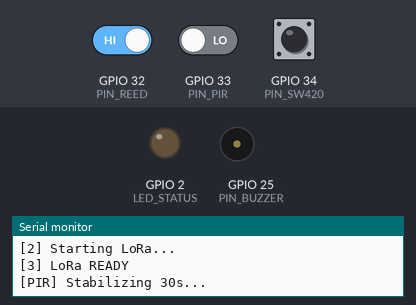
A sketch run on a simulated ESP32. Parts: output pins drawn as LEDs (lit = HIGH), buzzer (waves = sounding, pin HIGH), the last lines printed to the serial monitor. The test bench sets the inputs (shaded band); at power-on: GPIO 32 (PIN_REED) HIGH, GPIO 33 (PIN_PIR) LOW, GPIO 34 (PIN_SW420) HIGH. Random numbers use the default seed unless the sketch sets one; no radio packets arrive unless stated.

Above: at 0.8 s.
At 30.8 s:
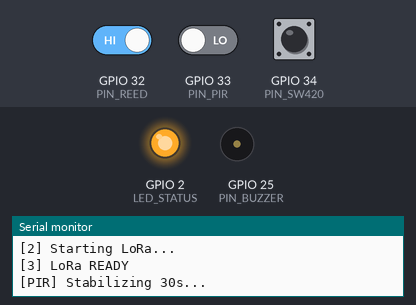
At 31.5 s:
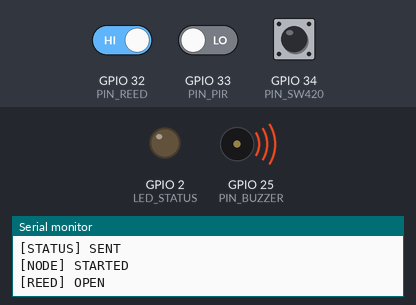
Timing chart, 0 to 63.1 s (numbered marks = the images above):
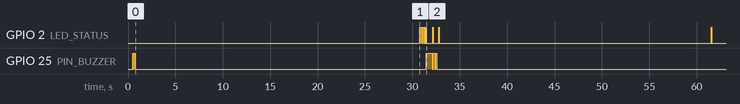

The sketch:

esp32_node_sender.ino
```cpp
#include <SPI.h>
#include <LoRa.h>
#include <ArduinoJson.h>

// ============================================
// LORA PIN
// ============================================
#define LORA_SS      27
#define LORA_RST     14
#define LORA_DIO0    26
#define LORA_FREQ    433E6

// ============================================
// LORA CONFIG
// ============================================
#define LORA_SYNC_WORD 0xA5
#define LORA_SF         9
#define LORA_BW         125E3
#define LORA_CR         5

// ============================================
// SENSOR PIN
// ============================================
#define PIN_SW420    34
#define PIN_REED     32
#define PIN_PIR      33
#define PIN_BUZZER   25

// ============================================
// LED
// ============================================
#define LED_STATUS   2

// ============================================
// NODE INFO
// ============================================
#define NODE_ID      "NODE_001"
#define GATEWAY_ID   "GATEWAY_001"
#define DEVICE_ID    1

// ============================================
// TIMING
// ============================================
#define HEARTBEAT_INTERVAL   30000
#define SENSOR_READ_INTERVAL 50
#define PIR_DEBOUNCE         500    // ms — jeda minimum antar perubahan state
#define PIR_COOLDOWN         10000  // ms — jeda minimum antar 2 deteksi berturut-turut

// ============================================
// VIBRATION
// ============================================
#define VIB_DEBOUNCE 1500

// ============================================
// BUZZER LANGSUNG (blocking) — dipanggil saat
// deteksi agar pasti bunyi sebelum kirim LoRa
// ============================================
// PIR  : 3x beep pendek cepat
void buzzerPIR() {
  for (int i = 0; i < 3; i++) {
    digitalWrite(PIN_BUZZER, HIGH); delay(80);
    digitalWrite(PIN_BUZZER, LOW);  delay(80);
  }
}
// REED : 1x beep panjang
void buzzerReed() {
  digitalWrite(PIN_BUZZER, HIGH); delay(600);
  digitalWrite(PIN_BUZZER, LOW);
}
// VIB  : 2x beep sedang
void buzzerVib() {
  for (int i = 0; i < 2; i++) {
    digitalWrite(PIN_BUZZER, HIGH); delay(150);
    digitalWrite(PIN_BUZZER, LOW);  delay(100);
  }
}

// ============================================
// PIR STATE
// ============================================
bool pirStableState = false;
unsigned long pirLastChange   = 0;
unsigned long pirTriggerTime  = 0;
unsigned long pirLastDetect   = 0;  // waktu terakhir kirim DETECTED

// ============================================
// REED STATE
// ============================================
bool reedWasOpen = false;
unsigned long reedOpenTime = 0;

// ============================================
// VIBRATION STATE
// ============================================
bool vibLastState = LOW;
unsigned long vibLastTrigger = 0;

// ============================================
// TIMING
// ============================================
unsigned long lastHeartbeat = 0;
unsigned long lastSensorRead = 0;

// ============================================
// STATISTIC
// ============================================
unsigned long totalSent = 0;
unsigned long totalFailed = 0;

// ============================================
// PROTOTYPE
// ============================================
void readPIR(unsigned long now);
void readReed(unsigned long now);
void readVibration(unsigned long now);
void buzzerPIR();
void buzzerReed();
void buzzerVib();
void sendPIRData(bool motion, int intensity, int duration, String zone);
void sendReedData(bool opened, int duration, bool forced);
void sendVibrationData();
void sendStatus();
void sendLoRa(StaticJsonDocument<256>& doc);
void sendLoRa(StaticJsonDocument<128>& doc);
void blinkLED(int delayMs);
void beep(int ms);

// ============================================
// BLINK LED
// ============================================
void blinkLED(int delayMs = 50) {
  digitalWrite(LED_STATUS, HIGH);
  delay(delayMs);
  digitalWrite(LED_STATUS, LOW);
}

// ============================================
// BEEP
// ============================================
void beep(int ms) {
  digitalWrite(PIN_BUZZER, HIGH);
  delay(ms);
  digitalWrite(PIN_BUZZER, LOW);
}

// ============================================
// SETUP
// ============================================
void setup() {
  Serial.begin(115200);
  delay(500);
  Serial.println("\n==========================");
  Serial.println("   SMART RACK NODE        ");
  Serial.println("==========================");

  pinMode(PIN_SW420, INPUT_PULLUP);
  pinMode(PIN_REED,  INPUT_PULLUP);
  pinMode(PIN_PIR,   INPUT);
  pinMode(PIN_BUZZER, OUTPUT);
  pinMode(LED_STATUS, OUTPUT);
  digitalWrite(PIN_BUZZER, LOW);
  digitalWrite(LED_STATUS, LOW);

  // Startup beep
  beep(80); delay(80); beep(80);

  // =========================================
  // LORA
  // =========================================
  Serial.println("[1] LoRa setPins");
  LoRa.setPins(LORA_SS, LORA_RST, LORA_DIO0);

  Serial.println("[2] Starting LoRa...");
  if (!LoRa.begin(LORA_FREQ)) {
    Serial.println("[LoRa] INIT FAILED");
    while (1) {
      digitalWrite(PIN_BUZZER, HIGH);
      digitalWrite(LED_STATUS, HIGH);
      delay(100);
      digitalWrite(PIN_BUZZER, LOW);
      digitalWrite(LED_STATUS, LOW);
      delay(100);
    }
  }

  LoRa.setSpreadingFactor(LORA_SF);
  LoRa.setSignalBandwidth(LORA_BW);
  LoRa.setCodingRate4(LORA_CR);
  LoRa.setSyncWord(LORA_SYNC_WORD);
  Serial.println("[3] LoRa READY");

  // PIR stabilization — tunggu 30 detik agar sensor warm-up
  Serial.println("[PIR] Stabilizing 30s...");
  delay(30000);
  for (int i = 0; i < 3; i++) {
    blinkLED(100);
    delay(100);
  }

  sendStatus();
  lastHeartbeat = millis();
  Serial.println("[NODE] STARTED");
}

// ============================================
// LOOP
// ============================================
void loop() {
  unsigned long now = millis();

  if (now - lastSensorRead >= SENSOR_READ_INTERVAL) {
    lastSensorRead = now;
    readPIR(now);
    readReed(now);
    readVibration(now);
  }

  if (now - lastHeartbeat >= HEARTBEAT_INTERVAL) {
    sendStatus();
    lastHeartbeat = now;
  }
}

// ============================================
// PIR
// ============================================
void readPIR(unsigned long now) {
  bool current = digitalRead(PIN_PIR);

  // Debounce — abaikan perubahan dalam 500ms terakhir
  if (current != pirStableState && now - pirLastChange > PIR_DEBOUNCE) {
    pirLastChange  = now;
    pirStableState = current;

    if (pirStableState) {
      // Cooldown — jangan trigger lagi dalam 10 detik setelah deteksi terakhir
      if (now - pirLastDetect < PIR_COOLDOWN) {
        Serial.println("[PIR] Cooldown aktif, skip");
        return;
      }
      pirTriggerTime = now;
      pirLastDetect  = now;
      Serial.println("[PIR] DETECTED");
      buzzerPIR();
      sendPIRData(true, 75, 0, "center");
    } else {
      int duration = (now - pirTriggerTime) / 1000;
      Serial.println("[PIR] END — durasi: " + String(duration) + "s");
      sendPIRData(false, 0, duration, "center");
    }
  }
}

// ============================================
// REED
// ============================================
void readReed(unsigned long now) {
  static bool lastStable = LOW;
  static unsigned long lastDebounce = 0;

  bool current = digitalRead(PIN_REED);
  if (current != lastStable) {
    if (now - lastDebounce > 150) {
      lastDebounce = now;

      if (current == HIGH) {
        reedOpenTime = now;
        reedWasOpen  = true;
        Serial.println("[REED] OPEN");
        buzzerReed();                       // bunyi langsung
        sendReedData(true, 0, false);
      } else {
        int duration = reedWasOpen ? (now - reedOpenTime) / 1000 : 0;
        reedWasOpen  = false;
        Serial.println("[REED] CLOSE");
        buzzerReed();                       // bunyi langsung
        sendReedData(false, duration, false);
      }
      lastStable = current;
    }
  }
}

// ============================================
// VIBRATION
// ============================================
void readVibration(unsigned long now) {
  bool current = digitalRead(PIN_SW420);

  if (current == HIGH && vibLastState == LOW) {
    if (now - vibLastTrigger > VIB_DEBOUNCE) {
      vibLastTrigger = now;
      Serial.println("[VIB] DETECTED");
      buzzerVib();                          // bunyi langsung
      sendVibrationData();
    }
  }
  vibLastState = current;
}

// ============================================
// SEND PIR
// ============================================
void sendPIRData(bool motion, int intensity, int duration, String zone) {
  StaticJsonDocument<256> doc;
  doc["type"]             = "PIR";
  doc["node_id"]          = NODE_ID;
  doc["gateway_id"]       = GATEWAY_ID;
  doc["device_id"]        = DEVICE_ID;
  doc["motion_detected"]  = motion;
  doc["motion_intensity"] = intensity;
  doc["duration_seconds"] = duration;
  doc["detection_zone"]   = zone;
  sendLoRa(doc);
}

// ============================================
// SEND REED
// ============================================
void sendReedData(bool opened, int duration, bool forced) {
  StaticJsonDocument<256> doc;
  doc["type"]             = "REED";
  doc["node_id"]          = NODE_ID;
  doc["gateway_id"]       = GATEWAY_ID;
  doc["device_id"]        = DEVICE_ID;
  doc["door_opened"]      = opened;
  doc["duration_seconds"] = duration;
  doc["access_method"]    = "manual";
  doc["door_location"]    = "rack";
  doc["is_forced_entry"]  = forced;
  sendLoRa(doc);
}

// ============================================
// SEND VIBRATION
// SW-420 = sensor digital (on/off), tidak ada sumbu XYZ fisik.
// Nilai X/Y/Z disimulasikan agar API dapat hitung magnitude.
// ============================================
void sendVibrationData() {
  StaticJsonDocument<256> doc;
  doc["type"]       = "VIBRATION";
  doc["node_id"]    = NODE_ID;
  doc["gateway_id"] = GATEWAY_ID;
  doc["device_id"]  = DEVICE_ID;
  doc["x_axis"]     = random(-300, 300) / 100.0;
  doc["y_axis"]     = random(-300, 300) / 100.0;
  doc["z_axis"]     = 2.0 + random(0, 150) / 100.0;  // Z selalu di atas threshold
  doc["threshold"]  = 2.0;
  sendLoRa(doc);
}

// ============================================
// SEND STATUS (heartbeat)
// ============================================
void sendStatus() {
  StaticJsonDocument<128> doc;
  doc["type"]       = "STATUS";
  doc["node_id"]    = NODE_ID;
  doc["gateway_id"] = GATEWAY_ID;
  doc["payload"]    = "gateway hidup";
  doc["uptime"]     = millis() / 1000;
  sendLoRa(doc);
  Serial.println("[STATUS] SENT");
}

// ============================================
// SEND LORA — 256 byte doc
// ============================================
void sendLoRa(StaticJsonDocument<256>& doc) {
  String payload;
  serializeJson(doc, payload);
  Serial.println("[LoRa TX] -> " + payload);
  LoRa.beginPacket();
  LoRa.print(payload);
  int result = LoRa.endPacket();
  if (result) {
    totalSent++;
    blinkLED(50);
    Serial.println("[LoRa] SUCCESS");
  } else {
    totalFailed++;
    Serial.println("[LoRa] FAILED");
  }
}

// ============================================
// SEND LORA — 128 byte doc
// ============================================
void sendLoRa(StaticJsonDocument<128>& doc) {
  String payload;
  serializeJson(doc, payload);
  Serial.println("[LoRa TX] -> " + payload);
  LoRa.beginPacket();
  LoRa.print(payload);
  int result = LoRa.endPacket();
  if (result) {
    totalSent++;
    blinkLED(50);
  } else {
    totalFailed++;
  }
}
```

Measured:
- by itself, GPIO 2 (LED_STATUS): HIGH → LOW at 30.9 s, → HIGH 0.10 s later, → LOW 0.10 s later, → HIGH 0.10 s later, … (13 changes in this stretch)
